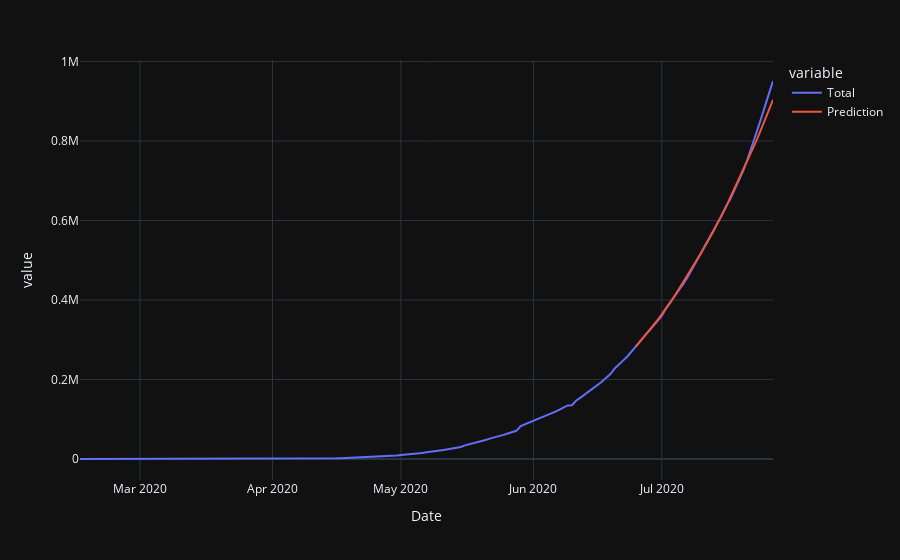

Here is the notebook cell this chart was saved with:
### Code cell
train,test=split_dataframe()
# prepare Fourier terms
fig,future_forecast=forecast()
fig

### Figure 1 — Plotly figure (JSON) as saved in the notebook; plotly's stock layout.template omitted (floating-point values rounded to 4 significant figures; data arrays with more than 128 entries replaced by an {"elided": "..."} marker saying what was removed)
{"data": [{"hovertemplate": "variable=Total<br>Date=%{x}<br>value=%{y}<extra></extra>", "legendgroup": "Total", "line": {"color": "#636efa", "dash": "solid"}, "mode": "lines", "name": "Total", "orientation": "v", "showlegend": true, "type": "scatter", "x": {"elided": "163 str values"}, "xaxis": "x", "y": {"elided": "163 int values"}, "yaxis": "y"}, {"hovertemplate": "variable=Prediction<br>Date=%{x}<br>value=%{y}<extra></extra>", "legendgroup": "Prediction", "line": {"color": "#EF553B", "dash": "solid"}, "mode": "lines", "name": "Prediction", "orientation": "v", "showlegend": true, "type": "scatter", "x": {"elided": "163 str values"}, "xaxis": "x", "y": {"elided": "163 float values"}, "yaxis": "y"}], "layout": {"legend": {"title": {"text": "variable"}, "tracegroupgap": 0}, "margin": {"t": 60}, "xaxis": {"anchor": "y", "domain": [0, 1], "title": {"text": "Date"}}, "yaxis": {"anchor": "x", "domain": [0, 1], "title": {"text": "value"}}}}
